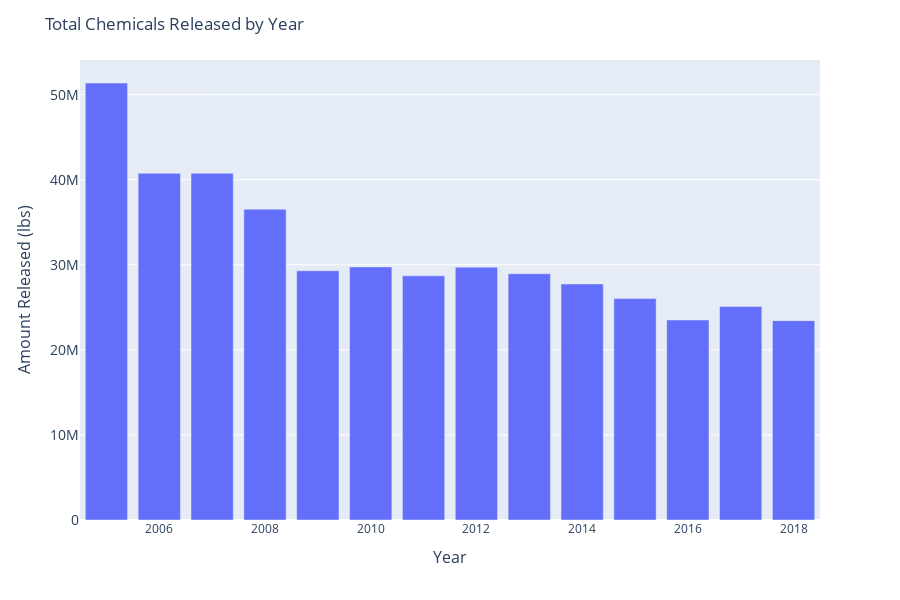

Notebook code for this chart:
### Code cell
fig = px.bar(year_grouped_gtz, x = x, y= y)
fig.update_layout(title_text = 'Total Chemicals Released by Year',
                  xaxis=dict(title= 'Year', titlefont_size = 16),
                 yaxis=dict(title = 'Amount Released (lbs)', titlefont_size = 16, tickfont_size=14))
fig.show()
plotly.offline.plot(fig, filename='top_chemicals_by_year.html', auto_open = False)

### Figure 1 — Plotly figure (JSON) as saved in the notebook; plotly's stock layout.template omitted (floating-point values rounded to 4 significant figures)
{"data": [{"alignmentgroup": "True", "hoverlabel": {"namelength": 0}, "hovertemplate": "x=%{x}<br>y=%{y}", "legendgroup": "", "marker": {"color": "#636efa"}, "name": "", "offsetgroup": "", "orientation": "v", "showlegend": false, "textposition": "auto", "type": "bar", "x": [2005, 2007, 2006, 2008, 2010, 2012, 2009, 2013, 2011, 2014, 2015, 2017, 2016, 2018], "xaxis": "x", "y": [51360000.0, 40760000.0, 40750000.0, 36540000.0, 29750000.0, 29720000.0, 29300000.0, 28950000.0, 28700000.0, 27740000.0, 26020000.0, 25090000.0, 23510000.0, 23430000.0], "yaxis": "y"}], "layout": {"barmode": "relative", "height": 600, "legend": {"tracegroupgap": 0}, "margin": {"t": 60}, "title": {"text": "Total Chemicals Released by Year"}, "xaxis": {"anchor": "y", "domain": [0, 1], "title": {"font": {"size": 16}, "text": "Year"}}, "yaxis": {"anchor": "x", "domain": [0, 1], "tickfont": {"size": 14}, "title": {"font": {"size": 16}, "text": "Amount Released (lbs)"}}}}
